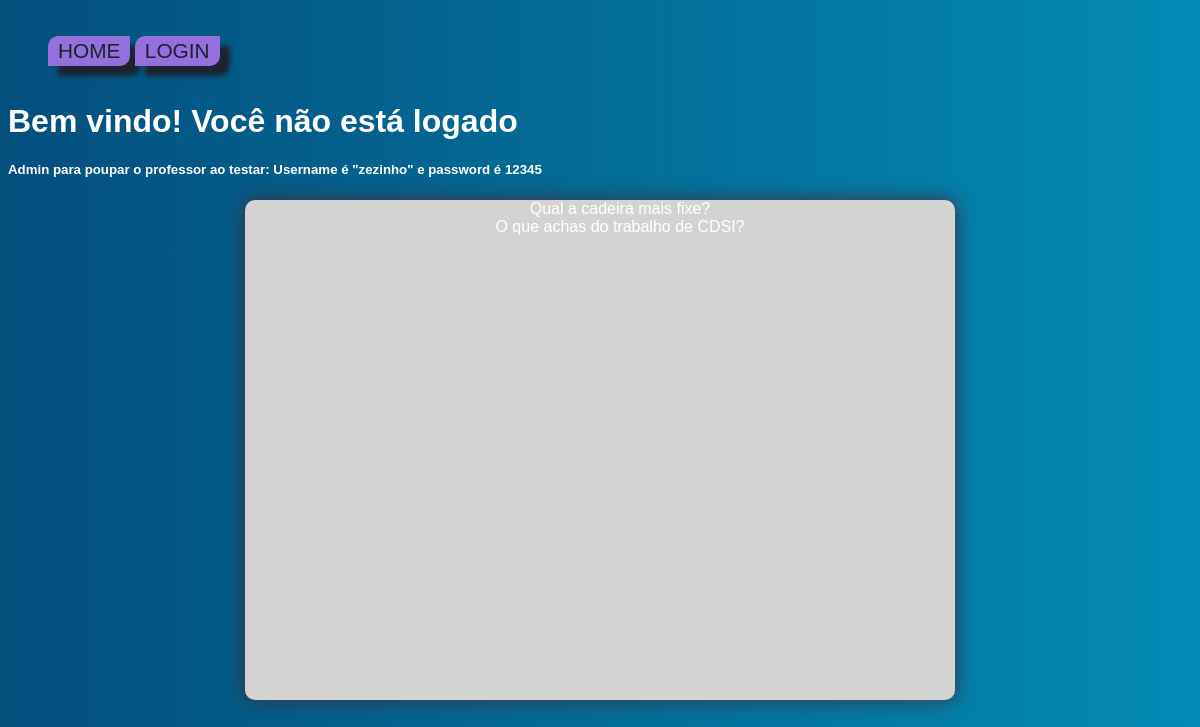
Page /votacao/ on the committed database.
### votacao/models.py (models this page shows, shortened)
class Questao(models.Model):
    questao_texto = models.CharField(max_length=200)
    pub_data = models.DateTimeField('data de publicacao')

### votacao/views.py (the view)
# urls.py: path("", views.index, name="index"),
def index(request):
    latest_question_list = Questao.objects.all() #vai buscar todos os objetos
    return render(request, 'votacao/index.html', {'latest_question_list': latest_question_list,
                                                  'fruta': 'banana'})

### votacao/templates/votacao/index.html (shortened to what this page needs)
<!DOCTYPE html>
{% load static %}
<html lang="en">
<head>
    <link rel="stylesheet"  href="{%  static  'votacao/css/navbar.css'  %}">
</head>
<body>
    <header class="topnav">
        <ul>
          <li><a href="{% url 'votacao:index' %}">Home</a></li>
          {% if not request.user.is_authenticated %}
            <li><a href="{% url 'votacao:login_view' %}">Login</a></li>
          {%else%}
            <li><a href="{% url 'votacao:mostra_detalhes' %}"> Perfil</a></li>
            <li><a href="{% url 'votacao:logoutview' %}"> Logout</a></li>
          {% endif %}
        </ul>
    </header>
{% block conteudo %}
    {% if request.user.is_authenticated and request.user.is_superuser %}
    <h1>Olá admin {{request.user.username}}</h1>
    {% elif request.user.is_authenticated %}
    <h1>Olá {{request.user.username}}</h1>
    {% else %}
    <h1>Bem vindo! Você não está logado</h1>
    {% endif %}
    <h5>Admin para poupar o professor ao testar: Username é "zezinho" e password é 12345</h5>
    <div class="questao_group">
    {% if latest_question_list %}
        <ul >
        {% for questao in latest_question_list %}
            <li class="questao">
                <a href="{% url 'votacao:detalhe' questao.id %}"> {{questao.questao_texto}}</a>
            </li>
        {% endfor %}
        </ul>
    {% else %}
        <p>Nao ha questoes disponiveis.</p>
    {% endif %}
    </div>
    <br>
{% endblock %}
</body>
</html>

### votacao/static/votacao/css/navbar.css (style rules this page uses)
* { font-family: sans-serif,Arial, Helvetica; text-decoration: none; list-style: none; box-sizing: border-box; }
.topnav { width: 100%; text-transform: uppercase; color: #1d2231; align-items: center; display: flex; justify-content: space-between; }
.topnav ul { margin-right: 3em; float: right; padding-top: 1%; justify-content: space-between; }
.topnav li { background-color: mediumpurple; justify-content: space-between; display: inline-block; border-bottom-right-radius: 10px; border-top-left-radius: 10px; box-shadow: 10px 10px 5px; }
.topnav li a { color: #1d2231; font-size: 1.3em; padding: 0px 10px; line-height: 30px; }

### votacao/templates/votacao/index.html (style rules this page uses)
body { background-image: url("../../static/votacao/images/BGblue.jp"); background: linear-gradient(to right, #054f7d, #00a7cf, #d7ab14, #861a54, #054f7d);; background-attachment: fixed; color: white; background-size: 600%; background-position: 0 0; animation-duration: 20s; animation-iteration-count: infinite; animation-name: gradients; }
.questao_group { background: lightgrey; margin-left: 20%; margin-right: 20%; text-align: center; border-color: #1d2231; border-radius: 10px; box-shadow: 0px 0px 20px #3f323e; min-height: 500px; }
.questao { margin-top:auto; }
.questao a { color: white; }

### rows in the picture
Questao: questao_texto "Qual a cadeira mais fixe?"
Questao: questao_texto "O que achas do trabalho de CDSI?"
